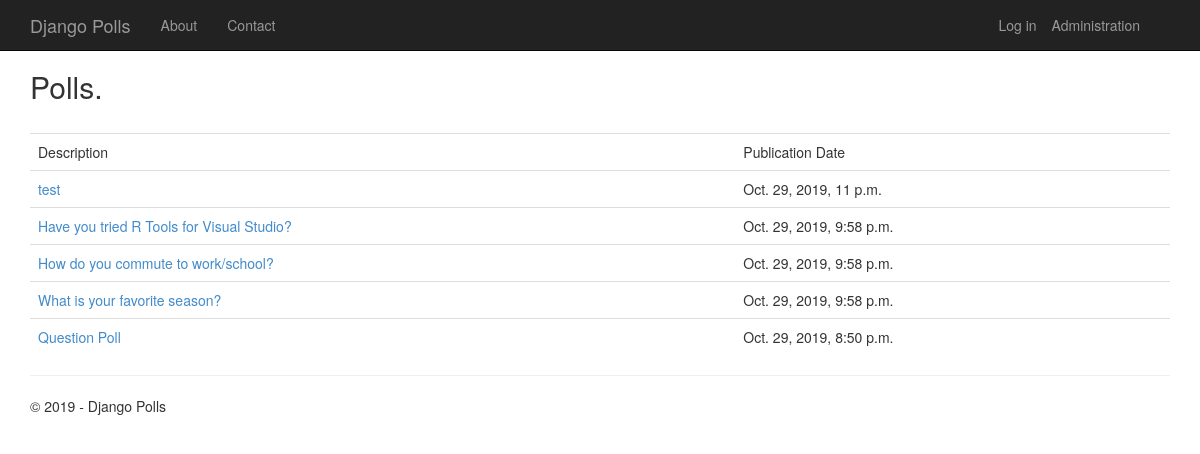
The page / on the database its author committed.
### app/models.py (models this page shows, shortened)
class Poll(models.Model):
    text = models.CharField(max_length=200)
    pub_date = models.DateTimeField('date published')
    author = models.CharField(max_length=100, blank=True)

### app/views.py (the view)
class PollListView(ListView):
    model = Poll
    def get_context_data(self, **kwargs):
        context = super(PollListView, self).get_context_data(**kwargs)
        context['title'] = 'Polls'
        context['year'] = datetime.now().year
        return context

### app/templates/app/index.html (shortened to what this page needs)
{% extends "app/layout.html" %}
{% block content %}
<h2>Polls.</h2>
<br/>
{% if latest_poll_list %}
<table class="table table-hover">
    <tbody>
        <tr>
            <td>
                Description
            </td>
            <td>
                Publication Date
            </td>
        </tr>
        {% for poll in latest_poll_list %}
        <tr>
            <td>
                <a href="{% url 'app:detail' poll.id %}">{{poll.text}}</a>
            </td>
            <td>
                {{poll.pub_date}}
            </td>
        </tr>
        {% endfor %}
    </tbody>
</table>
{% endif %}
{% endblock %}

### app/templates/app/layout.html (shortened to what this page needs)
<!DOCTYPE html>
<html>
<head>
    {% load staticfiles %}
    <link rel="stylesheet" type="text/css" href="{% static 'app/content/bootstrap.min.css' %}" />
    <link rel="stylesheet" type="text/css" href="{% static 'app/content/site.css' %}" />
</head>
<body>
    <div class="navbar navbar-inverse navbar-fixed-top">
        <div class="container">
            <div class="navbar-header">
                <a href="/" class="navbar-brand">Django Polls</a>
            </div>
            <div class="navbar-collapse collapse">
                <ul class="nav navbar-nav">
                    <li><a href="{% url 'about' %}">About</a></li>
                    <li><a href="{% url 'contact' %}">Contact</a></li>
                </ul>
                {% include 'app/loginpartial.html' %}
            </div>
        </div>
    </div>
    <div class="container body-content">
{% block content %}{% endblock %}
        <hr/>
        <footer>
            <p>&copy; {{ year }} - Django Polls</p>
        </footer>
    </div>
</body>
</html>

### app/templates/app/loginpartial.html
<ul class="nav navbar-nav navbar-right">
    <li><a href="/admin">Administration</a></li>
</ul>
{% if user.is_authenticated %}
<form id="logoutForm" action="/logout" method="post" class="navbar-right">
    {% csrf_token %}
    <ul class="nav navbar-nav navbar-right">
        <li><span class="navbar-brand">Hello {{ user.username }}!</span></li>
        <li><a href="javascript:document.getElementById('logoutForm').submit()">Log off</a></li>
    </ul>
</form>
{% else %}
<ul class="nav navbar-nav navbar-right">
    <li><a href="{% url 'login' %}">Log in</a></li>
</ul>
{% endif %}

### app/static/app/content/site.css (style rules this page uses)
body { padding-top: 50px; padding-bottom: 20px; }
.body-content { padding-left: 15px; padding-right: 15px; }

### rows shown on the page
Poll: text "test", pub_date "Oct. 29, 2019, 11 p.m."
Poll: text "Have you tried R Tools for Visual Studio?", pub_date "Oct. 29, 2019, 9:58 p.m."
Poll: text "How do you commute to work/school?", pub_date "Oct. 29, 2019, 9:58 p.m."
Poll: text "What is your favorite season?", pub_date "Oct. 29, 2019, 9:58 p.m."
Poll: text "Question Poll", pub_date "Oct. 29, 2019, 8:50 p.m."

### other values the page prints
{{ year }} "2019"
